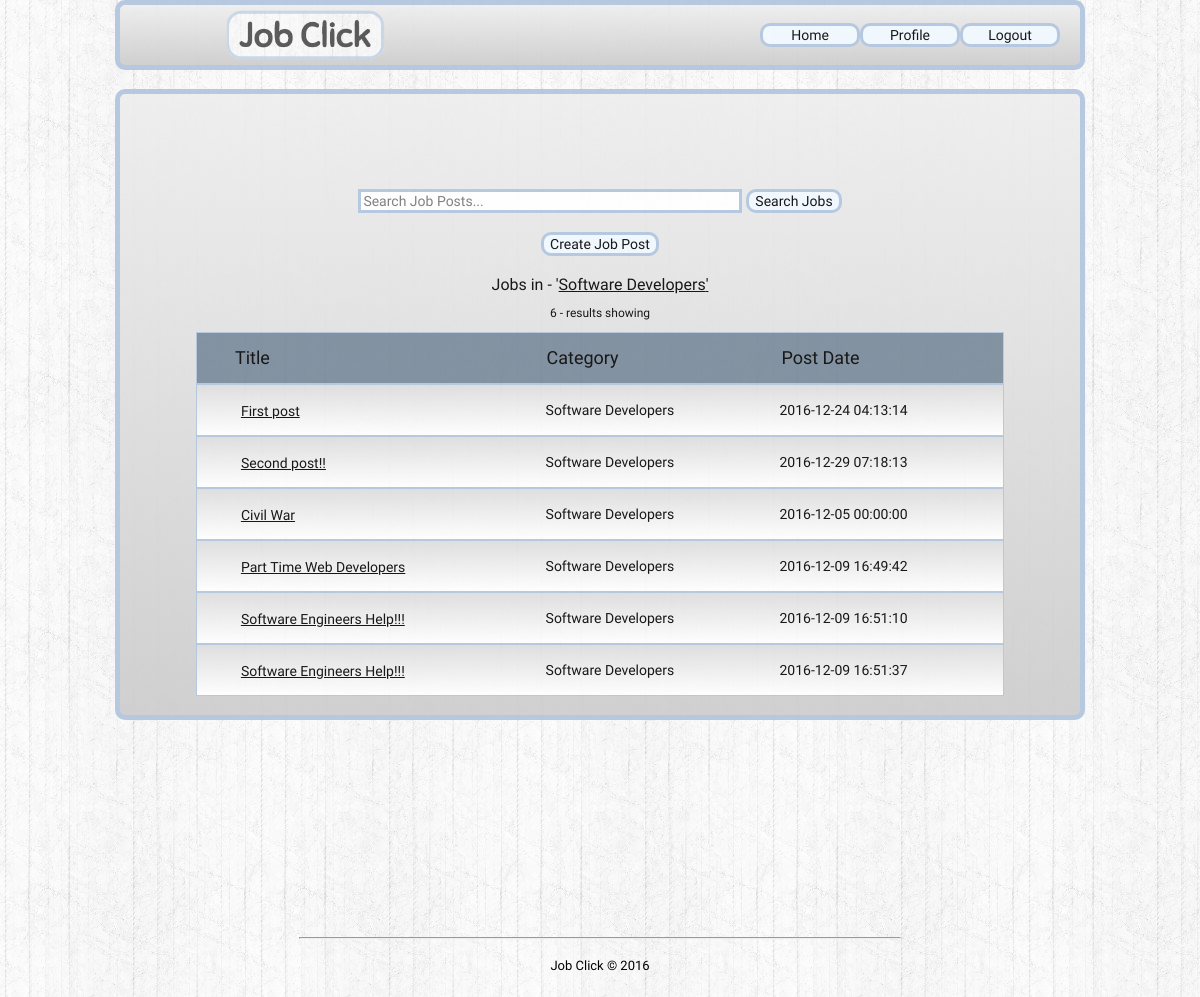
Screenshot of /JobClick/JobClickHome.php?category=Software Developers (signed in) with the database file from the repository.
### tables this page shows
CREATE TABLE `posts` (
  `id` int(11) NOT NULL,
  `username` varchar(25) DEFAULT NULL,
  `title` varchar(100) DEFAULT NULL,
  `date` datetime DEFAULT NULL,
  `category` varchar(100) DEFAULT NULL,
  `body` text,
  `rating` float DEFAULT NULL,
  `imageurl` text
);

### JobClick/JobClickHome.php (the view, shortened to what this page needs)
<!DOCTYPE html>
<html>
<head>
	<link rel = "stylesheet" type = "text/css" href = "JobClickHome.css">
</head>
<body>
	<div id="header">
		<img id="logo" src="JobClickLogo.png">
		<div id="navmenu">
			<span><form  method="get" action="JobClickHome.php">
				<input type="submit" value="Home">
			</form>	</span>
			<span><form  method="get" action="profile.php">
				<input type="submit" value="Profile">
			</form>	</span>
			<span><form  method="get" action="logout.php">
				<input type="submit" value="Logout">
			</form>	</span>
		</div>
	</div>
	<br>
	<div id="main">
		<br><br><br><br><br>
		<center>
			<form method="get" action="JobClickHome.php">
				<input list="jobs" type="search" name="category" placeholder="Search Job Posts..." / id="dropdown">
				<input type="submit" value="Search Jobs" id ="search">
			</form>
			<br
			<?php
			$connection = new mysqli("localhost", "alfonso222", "Ragnorok2", "jobclickdb");
			$query = mysqli_query($connection,"SELECT * FROM users WHERE id='".$_SESSION['user_id']."'");
			$user_row = mysqli_fetch_assoc($query);
			if($user_row['usertype'] == "Recruiter")
			{
				echo
				"
					<br>
					<form method='get' action='createpost.php'>
						<input type='submit' value='Create Job Post' id='createpost'>
					</form>
					<br>
				";
			}
			if (isset($_GET["category"]) && !empty($_GET["category"]))
			{
				$category = $_GET['category'];
				echo " Jobs in - '<u>".$category."'</u>";
				$query = mysqli_query($connection,"SELECT * FROM posts WHERE category= '".$category."' ");
				echo "<p style='font-size: 12px;'>".mysqli_num_rows($query)." - results showing</p>";
				echo
				"
					<div id='postheader'>
						<div id='block' style='width:40%;'>Title<br></div>
						<div id='block' style='width:30%;'>Category<br></div>
						<div id='block' style='width:25%;'>Post Date<br></div>
					</div>
				";
				while($post_array = mysqli_fetch_assoc($query))
				{
					echo
					"
					<div id='results'>
						<div id='block' style='width:40%;'>
							<form method='get' action ='post.php';>
								<input type='hidden' name='id' value='".$post_array["id"]."'>
								<input type='submit'  value='".$post_array["title"]."' id='submitbutton'>
							</form>
						</div>
						<div id='block' style='width:30%;'>".$post_array["category"]."<br><br></div>
						<div id='block' style='width:25%;'>".$post_array["date"]."<br><br></div>
					</div>
					";
				}
			}
		?>
		<br>
		</center>
	</div>
	<br><br><br><br><br><br><br><br><br><br><br>
	<div id="footer">
	<hr width="50%">
	<p><font size="2">Job Click &#169; 2016</font></p>
	</div>
</body>
</html>

### JobClick/JobClickHome.css (style rules this page uses)
body { background-image: url("whitewood.jpg"); font-family: Sniglet; margin:0; padding:0; height:100%; }
img#logo { height: 50px; position: relative; top: 50%; -webkit-transform: translateY(-50%); -ms-transform: translateY(-50%); transform: translateY(-50%); margin-left: 100px; }
div#header { margin: 0 auto; height: 60px; background: rgb(238,238,238); background: -moz-linear-gradient(top, rgba(238,238,238,1) 0%, rgba(204,204,204,1) 100%); background: -webkit-linear-gradient(top, rgba(238,238,238,1) 0%,rgba(204,204,204,1) 100%); background: linear-gradient(to bottom, rgba(238,238,238,1) 0%,rgba(204,204,204,1) 100%); filter: progid:DXImageTransform.Microsoft.gradient( startColorstr='#eeeeee', endColorstr='#cccccc',GradientType=0 ); left: 0; right: 0; width: 80%; border-radius: 10px; border: 5px solid #B0C4DE; opacity: 0.9; }
div#navmenu { width: 320px; float: right; position: relative; top: 50%; -webkit-transform: translateY(-50%); -ms-transform: translateY(-50%); transform: translateY(-50%); }
div#navmenu input { background-color: #F0F8FF; width: 100px; border: 3px solid #B0C4DE; font-size: 14px; float: left; -webkit-transition-duration: 0.4s; transition-duration: 0.4s; border-radius: 10px; font-family: Sniglet; }
div#main { background: rgb(238,238,238); background: -moz-linear-gradient(top, rgba(238,238,238,1) 0%, rgba(204,204,204,1) 100%); background: -webkit-linear-gradient(top, rgba(238,238,238,1) 0%,rgba(204,204,204,1) 100%); background: linear-gradient(to bottom, rgba(238,238,238,1) 0%,rgba(204,204,204,1) 100%); filter: progid:DXImageTransform.Microsoft.gradient( startColorstr='#eeeeee', endColorstr='#cccccc',GradientType=0 ); opacity: 0.9; border: 5px solid #B0C4DE; width: 80%; margin: 0 auto; border-radius: 10px; text-align:center; }
input#search { background-color: #F0F8FF; border: 3px solid #B0C4DE; font-size: 14px; -webkit-transition-duration: 0.4s; transition-duration: 0.4s; border-radius: 10px; font-family: Sniglet; }
input#dropdown { border: 3px solid #B0C4DE; font-size: 14px; font-family: Sniglet; width: 40%; }
div#footer { bottom: 0px; width:100%; height:60px; text-align: center; }
div#results { text-align: left; width: 80%; border: 1px solid #B0C4DE; font-size: 14px; background-color: #F0F8FF; font-family: Sniglet; background: -webkit-linear-gradient(#DCDCDC, white); background: -o-linear-gradient(#DCDCDC, white); background: -moz-linear-gradient(#DCDCDC, white); background: linear-gradient(#DCDCDC, white); padding-left: 1cm; }
div#postheader { width: 80%; font-size: 18px; border: 1px solid #B0C4DE; background-color: #778899; padding-left: 1cm; text-align: left; }
input#submitbutton { -webkit-transition-duration: 0.4s; transition-duration: 0.4s; background:none; border:none; font: inherit; text-decoration: underline; }
div#block { display: inline-block; height: 50px; line-height: 50px; vertical-align: middle; }
input#createpost { background-color: #F0F8FF; border: 3px solid #B0C4DE; font-size: 14px; -webkit-transition-duration: 0.4s; transition-duration: 0.4s; border-radius: 10px; font-family: Sniglet; margin: 0 auto; }

### rows the page displays
posts: title "First post", category "Software Developers", date "2016-12-24 04:13:14"
posts: title "Second post!!", category "Software Developers", date "2016-12-29 07:18:13"
posts: title "Civil War", category "Software Developers", date "2016-12-05 00:00:00"
posts: title "Part Time Web Developers", category "Software Developers", date "2016-12-09 16:49:42"
posts: title "Software Engineers Help!!!", category "Software Developers", date "2016-12-09 16:51:10"
posts: title "Software Engineers Help!!!", category "Software Developers", date "2016-12-09 16:51:37"

### other values shown
$category "Software Developers"
mysqli_num_rows($query) "6"
